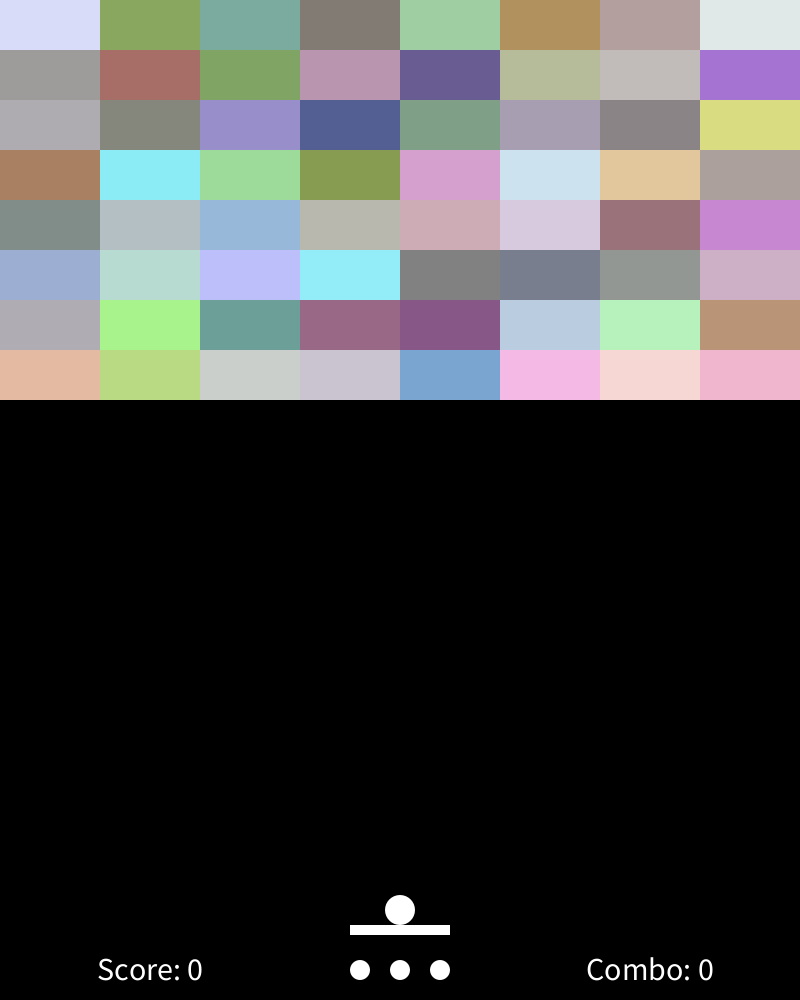
Frame 1 (no input)
Frame 60 (the mouse pressed at the canvas centre just before this capture): identical to frame 1, image omitted
Frame 120 (the mouse held since frame 60 and released just before this capture): identical to frame 1, image omitted

The Processing sketch that drew this single still picture (run headless with seeded random() and noise(); from frame 60 on, the mouse is pressed at the canvas centre):

// Processing sketch: midterm
// ── midterm.pde
/*
midterm.pde
Author: Mindy Ruan
Summary: Brick Breaker

CONTROLS:
*** LEFT/RIGHT - move paddle
*** R - restart game
*** SPACE - toggle pause/start game
*** W - insta-win (cheat)
*/

ArrayList<Brick> bricks = new ArrayList<Brick>();
Ball ball;
float pX;                // paddle's X position
float pVel = 8;          // paddle's velocity
boolean isLeft, isRight; // flags for if LEFT/RIGHT is held down
boolean paused = true;
boolean showWin, showLose;
int score;
int combo, maxCombo;
int lives = 3;

void setup() {
  size(800, 1000);
  rectMode(CENTER);
  textAlign(CENTER);
  textSize(32);
  colorMode(HSB, 360, 100, 100);
  noStroke();
  pX = width/2;
  // Fill up bricks arraylist; 8x8 grid
  for (int j = 0; j < 8; j++) {
    for (int i = 0; i < 8; i++) {
      bricks.add(new Brick(50+i*100, 25+j*50));
    }
  }
  ball = new Ball(new PVector(width/2, height-90));
}

void draw() {
  // If game still in progress
  if (!showWin && !showLose) {
    background(0);
    fill(360, 0, 100); // white
    // Display current score and lives count at bottom of screen
    text("Score: " + score, width/2-250, height-20);
    text("Combo: " + combo, width/2+250, height-20);
    drawLives();
    
    // Draw everything
    ball.display();
    rect(pX, height-70, 100, 10);
    for (int i = 0; i < bricks.size(); i++) {
      bricks.get(i).display();
    }
    
    // If game isn't paused, update ball and paddle positions
    if (!paused) {
      // If ball collides with a brick, add 100 to score, increase combo
      if (ball.update(bricks)) {
        score += int(100 * (1 + combo/10.0));
        // max score: 26557; max combo = 64
        combo++;
      }
      paddleUpdate();
    }
    
    // If ball reaches bottom of screen, 
    // lose a life, reset ball and paddle positions
    if (ball.pos.y >= height) {
      lives--;
      reset();
    }
  }
  
  // If bricks arraylist is empty, win
  if (bricks.size() == 0) {
    showWin = true;
  }
  // If player has no more lives, lose
  if (lives == 0) showLose = true;
  // Show win screen
  if (showWin) win();
  if (showLose) lose();
}

// Update paddle position
void paddleUpdate() {
  pX += pVel * (int(isRight) - int(isLeft));
  // Limit pX within bounds of the screen
  pX = constrain(pX, 50, width-50);
  
  // If ball collides with top/bottom of paddle, reverse y direction
  if (ball.pos.y+15 + ball.vel.y/2 >= height-70
      && ball.pos.y-15 + ball.vel.y/2 <= height-65
      && ball.pos.x+15 >= pX-50 
      && ball.pos.x-15 <= pX+50) {
    ball.vel.y *= -1;
    // set ball's X velocity depending on ball's location relative to paddle
    float vX = map(ball.pos.x, pX-50, pX+50, -3.0, 3.0);
    ball.vel.x = vX;
  }
  // If ball collides with left/right of paddle, reverse x direction
  if (ball.pos.y+15 >= height-70
      && ball.pos.y-15 <= height-65
      && ball.pos.x+15 + ball.vel.x/2 >= pX-50 
      && ball.pos.x-15 + ball.vel.x/2 <= pX+50) {
    ball.vel.x *= -1;
    // set ball's X velocity depending on ball's location relative to paddle
    float vX = map(ball.pos.x, pX-50, pX+50, -3.0, 3.0);
    ball.vel.x = vX;
  }
}

// Reset game
void reset() {
  // Reset ball position
  ball.pos.x = width/2;
  ball.pos.y = height-90;
  // Reset ball velocity
  ball.vel.y = -5;
  ball.vel.x = 0;
  // Remove existing particle systems
  ball.ps.clear();
  // Reset paddle position
  pX = width/2;
  // Game paused until player unpauses
  paused = true;
  // Replace max combo with this combo if bigger
  if (combo > maxCombo) maxCombo = combo;
  // Reset current combo
  combo = 0;
  // If reset at win/lose screen, do all of the above
  // And reset lives, score, bricks, flags, maxCombo
  if (showWin || showLose) {
    lives = 3;
    score = 0;
    bricks.clear();
    for (int j = 0; j < 8; j++) {
      for (int i = 0; i < 8; i++) {
        bricks.add(new Brick(50+i*100, 25+j*50));
      }
    }
    showWin = false;
    showLose = false;
    maxCombo = 0;
  }
}

// Draw win screen
void win() {
  fill(360, 0, 100);
  background(0);
  if (combo > maxCombo) maxCombo = combo;
  text("You won!", width/2, height/2-30);
  text("Score: " + score, width/2, height/2);
  text("Max Combo: " + maxCombo, width/2, height/2+30);
  text("Press R to restart", width/2, height/2 + 90);
}

// Draw game over screen
void lose() {
  fill(360, 0, 100);
  background(0);
  text("Game over!", width/2, height/2-30);
  text("Score: " + score, width/2, height/2);
  text("Max Combo: " + maxCombo, width/2, height/2+30);
  text("Press R to restart", width/2, height/2 + 90);
}

// Draw lives remaining
void drawLives() {
  for (int i = 0; i < lives; i++) {
    circle(width/2-40 + i*40, height-30, 20);
  }
}

// LEFT/RIGHT - set respective flags
// R - reset
// SPACE - toggle pause
// W - insta-win
void keyPressed() {
  if (keyCode == LEFT) isLeft = true;
  if (keyCode == RIGHT) isRight = true;
  if (keyCode == 'r' || keyCode == 'R') {
    reset();
    bricks.clear();
    for (int j = 0; j < 8; j++) {
      for (int i = 0; i < 8; i++) {
        bricks.add(new Brick(50+i*100, 25+j*50));
      }
    }
    lives = 3;
    score = 0;
    maxCombo = 0;
  }
  if (keyCode == ' ') paused = !paused;
  if (keyCode == 'w' || keyCode == 'W') showWin = true;
}

// If LEFT/RIGHT released, set flags to false
void keyReleased() {
  if (keyCode == LEFT) isLeft = false;
  if (keyCode == RIGHT) isRight = false;
}

// ── Ball.pde
class Ball {
  public PVector pos;
  // default 0 velX, -6 velY
  public PVector vel = new PVector(0, -6);
  public ArrayList<ParticleSystem> ps = new ArrayList<ParticleSystem>();
  
  public Ball() {}
  // PVector p = initial position PVector
  public Ball(PVector p) {
    pos = new PVector(p.x, p.y);
  }
  
  // Draw ball
  public void display() {
    fill(360, 0, 100); // white
    circle(pos.x, pos.y, 30);
  }
  
  // Update ball position
  // ArrayList<Brick> bricks: remaining bricks arraylist
  public boolean update(ArrayList<Brick> bricks) {
    // Add velocity to position
    pos.add(vel);
    // Limit ball within screen
    pos.x = constrain(pos.x, 15, width-15);
    // run existing particle systems
    for (int i = 0; i < ps.size(); i++) {
      ps.get(i).run();
      // if particle system has no particles left, remove it
      if (ps.get(i).particles.size() == 0) ps.remove(i);
    }
    // check if ball collides with any bricks
    return checkCollisions(bricks);
  }
  
  // Collision checking of ball with bricks
  // True: collision occured
  // False: no collision
  public boolean checkCollisions(ArrayList<Brick> bricks) {
    for (int i = 0; i < bricks.size(); i++) {
      Brick b = bricks.get(i);
      // If ball collides with top/bottom of brick, reverse y direction
      if (pos.y-15 + vel.y/2 <= b.pos.y+b.size.y/2.0 
          && pos.y+15 + vel.y/2>= b.pos.y-b.size.y/2.0
          && pos.x+15 >= b.pos.x-b.size.x/2.0
          && pos.x-15 <= b.pos.x+b.size.x/2.0) {
        // add a particle system where brick was destroyed
        ps.add(new ParticleSystem(new PVector(b.pos.x, b.pos.y), b.c));
        // remove this brick from arraylist
        bricks.remove(i);
        // reverse y direction
        vel.y *= -1;
        // increase Y velocity a little
        vel.y += 0.1;
        return true;
      }
      // If ball collides with left/right of brick, reverse x direction
      if (pos.y-15 <= b.pos.y+b.size.y/2.0 
          && pos.y+15 >= b.pos.y-b.size.y/2.0
          && pos.x+15 + vel.x/2 >= b.pos.x-b.size.x/2.0
          && pos.x-15 + vel.x/2 <= b.pos.x+b.size.x/2.0) {
        // add a particle system where brick was destroyed
        ps.add(new ParticleSystem(new PVector(b.pos.x, b.pos.y), b.c));
        // remove this brick from arraylist
        bricks.remove(i);
        // reverse x direction
        vel.x *= -1;
        return true;
      }
    }
    // If ball collides with left/right walls of screen, reverse x direction
    if (pos.x-15 <= 0 || pos.x+15 >= width) vel.x *= -1;
    // If ball collides with top of screen, reverse y direction
    if (pos.y-15 <= 0) vel.y *= -1;
    return false;
  }
}

// ── Brick.pde
class Brick {
  public PVector pos;
  public PVector size = new PVector(100, 50);
  // Initialize with random color
  public color c = color(random(0, 360), random(0, 50), random(50, 100));
  
  public Brick() {}
  // float x: x-position of brick
  // float y: y-position of brick
  public Brick(float x, float y) {
    pos = new PVector(x, y);
  }
  
  // Draw brick
  public void display() {
    fill(c);
    rect(pos.x, pos.y, size.x, size.y);
  }
}

// ── Particle.pde
class Particle {
  public PVector pos = new PVector(0, 0);
  public PVector vel = new PVector(random(-1, 1), random(-1, 1));
  public PVector acc = new PVector(random(-0.02, 0.02), random(0.02, 0.08));
  public float lifespan = 255;
  public float radius = random(10, 20);
  public color c;
  
  public Particle() {}
  // Particle constructor
  // PVector p: x, y position of particle
  // color col: color of particle
  public Particle(PVector p, color col) {
    pos.x = p.x;
    pos.y = p.y;
    c = col;
  }
  
  // Draw particle
  public void display() {
    fill(c, lifespan);
    rect(pos.x, pos.y, radius, radius);
  }
  
  // Update particle position, velocity, and lifespan
  public void update() {
    pos.add(vel);
    vel.add(acc);
    lifespan -= 1;
  }
  
  // True is particle is dead, False otherwise
  public boolean isDead() {
    return lifespan < 0;
  }
}

// ── ParticleSystem.pde
class ParticleSystem {
  public ArrayList<Particle> particles = new ArrayList<Particle>();
  public PVector pos = new PVector(0, 0);
  public int start = 0;  // time PS was created
  public color c;
  
  public ParticleSystem() {}
  
  // ParticleSystem constructor
  // PVector p: center x, y position of particle system
  // color col: color of particles
  public ParticleSystem(PVector p, color col) {
    // store current time in milliseconds
    start = millis();
    pos.x = p.x;
    pos.y = p.y;
    c = col;
  }
  
  // True if Particle System is dead; False otherwise
  public boolean isDead() {
    // Dead if current time is more than 1 second after start
    return millis() > start + 0.5*1000;
  }
  
  // Run particle system
  public void run() {
    // Draw each particle in system
    // If particle is dead, remove it from system
    for (int i = 0; i < particles.size(); i++) {
      particles.get(i).display();
      particles.get(i).update();
      if (particles.get(i).isDead()) particles.remove(i);
    }
    // If particle system is not dead, continue adding particles
    if (!isDead()) addParticle(c);
  }
  
  // Adds particle to system
  // color c: color of particle
  public void addParticle(color c) {
    particles.add(new Particle(pos, c));
  }
}
